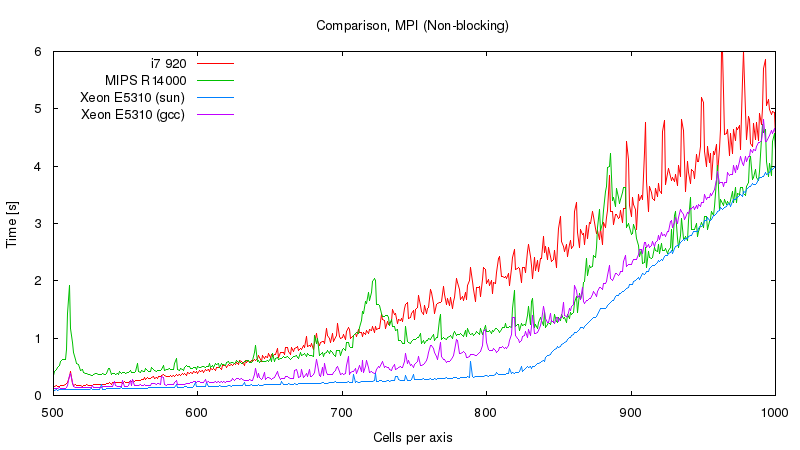

Here is the gnuplot script that generated this plot:
#set terminal png truecolor size 400,300 font "Helvetica" 10
set terminal png truecolor size 800,450 font "Helvetica" 10
set out "tests_perf_comparison.png"
set key top left
set xlabel "Cells per axis"
set ylabel "Time [s]"
set title "Comparison, MPI (Non-blocking)"
set xrange [500:1000]
set yrange [0:6]
plot \
    "tests_perf_comparison2.tsv" using 1:2 title "i7 920" with lines lw 1, \
    "tests_perf_comparison2.tsv" using 1:3 title "MIPS R14000" with lines lw 1, \
    "tests_perf_comparison2.tsv" using 1:4 title "Xeon E5310 (sun)" with lines lw 1, \
    "tests_perf_comparison2.tsv" using 1:5 title "Xeon E5310 (gcc)" with lines lw 1

set logscale xy
set xrange [100:1000]
set yrange [0.001:10]
set out "tests_perf_comparison2.png"
replot
